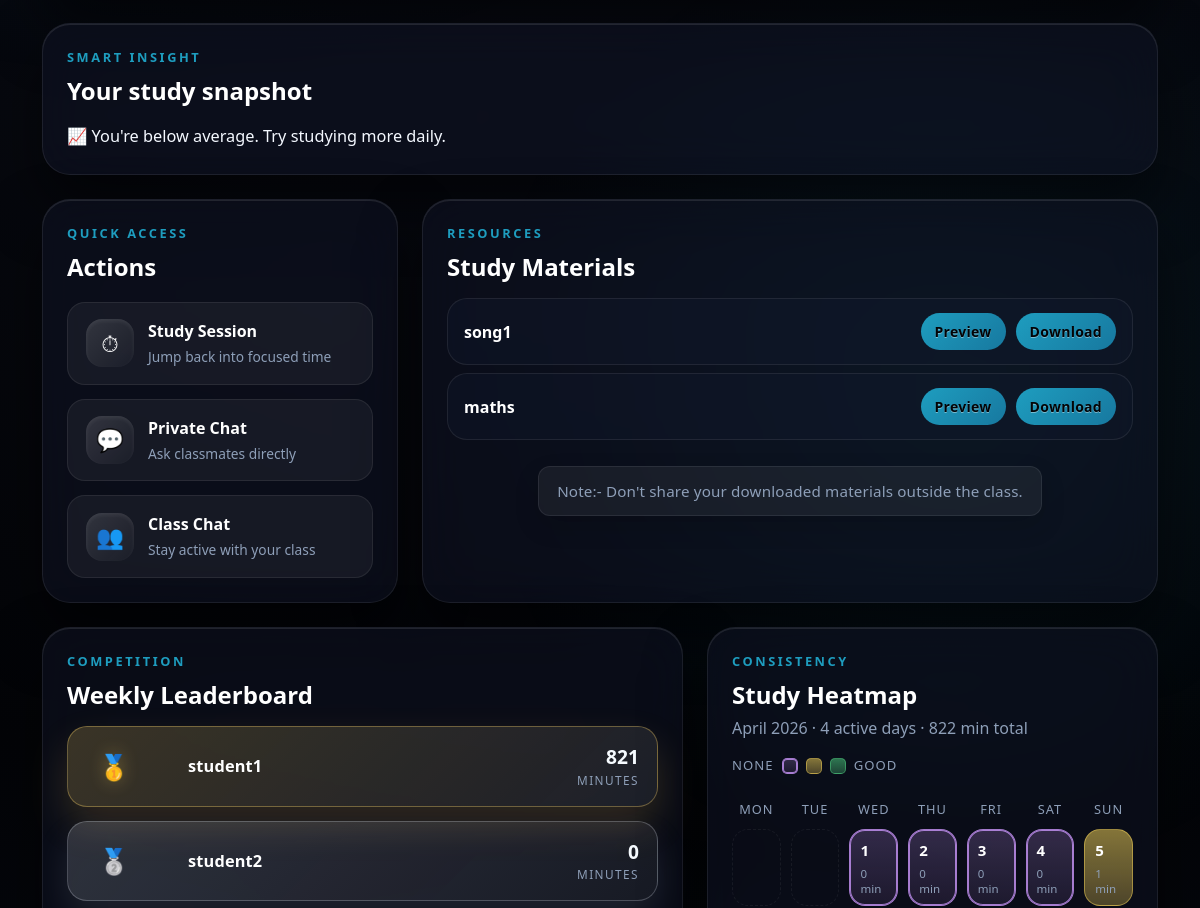
Before: /dashboard (signed in, middle part) with the older database file.
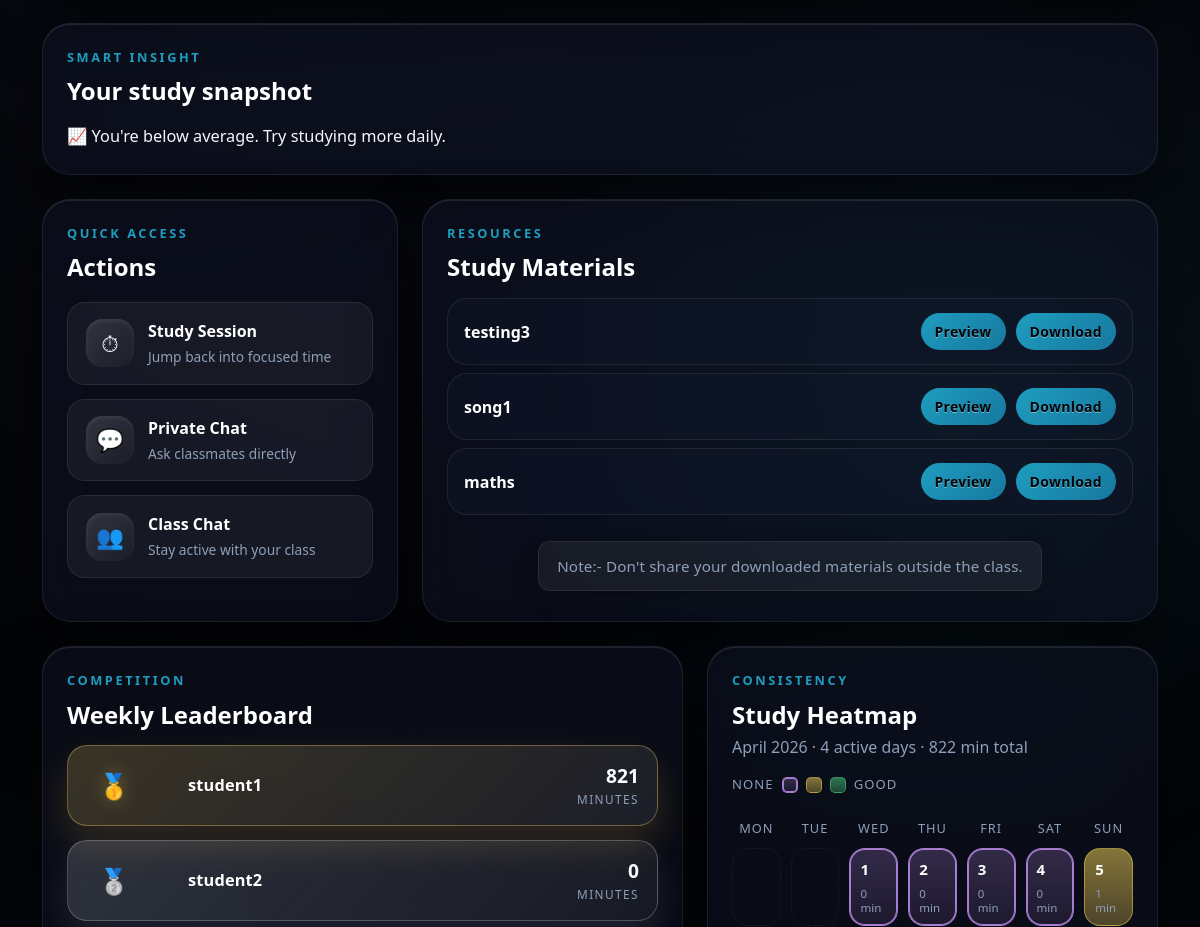
After: the same page with the newer database file.
### tables this page shows
CREATE TABLE materials (
        id INTEGER PRIMARY KEY AUTOINCREMENT,
        title TEXT,
        filename TEXT,
        class_code TEXT,
        uploaded_at DATETIME
    );

CREATE TABLE users(
        id INTEGER PRIMARY KEY AUTOINCREMENT,
        username TEXT,
        password TEXT,
        role TEXT,
        class_code TEXT
    );

### app.py (the view)
@app.route("/dashboard")
def dashboard():
    if "user_id" not in session:
        return redirect("/login")
    if session.get("role") != "student":
        return redirect("/teacher_dashboard")
    conn = get_db()
    today = datetime.now().date()
    today_minutes = conn.execute(
        """
        SELECT COALESCE(SUM(minutes),0)
        FROM study_sessions
        WHERE user_id=? AND date=?
        """,
        (session["user_id"], today)
    ).fetchone()[0]
    week_start = today - timedelta(days=today.weekday())
    leaderboard = conn.execute(
        """
        SELECT users.username,
        COALESCE(SUM(study_sessions.minutes),0) as total

        FROM users

        LEFT JOIN study_sessions
        ON users.id = study_sessions.user_id
        AND study_sessions.date >= ?

        WHERE users.class_code=? AND users.role='student'

        GROUP BY users.username

        ORDER BY total DESC
        """,
        (week_start, session["class_code"])
    ).fetchall()
    user_week = conn.execute(
        """
        SELECT COALESCE(SUM(minutes),0)
        FROM study_sessions
        WHERE user_id=? AND date>=?
        """,
        (session["user_id"], week_start)
    ).fetchone()[0]
    class_avg = conn.execute(
        """
        SELECT COALESCE(AVG(total),0) FROM (
            SELECT SUM(minutes) as total
            FROM study_sessions
            JOIN users ON users.id = study_sessions.user_id
            WHERE users.class_code=? AND date>=?
            GROUP BY users.id
        )
        """,
        (session["class_code"], week_start)
    ).fetchone()[0]
    month_heatmap = build_month_heatmap(session["user_id"], today)
    if user_week > class_avg:
        insight = "🔥 You're above class average! Great job!"
    elif user_week == 0:
        insight = "😴 You haven't studied this week. Start now!"
    else:
        insight = "📈 You're below average. Try studying more daily."
    materials = conn.execute(
        "SELECT * FROM materials WHERE class_code=? ORDER BY id DESC",
        (session["class_code"],)
        ).fetchall()
    return render_template(
        "home.html",
        today_minutes=today_minutes,
        leaderboard=leaderboard,
        insight=insight,
        materials=materials,
        month_heatmap=month_heatmap,
        )

### app.py (called while the page is built)
def get_db():
    conn = sqlite3.connect("users.db")
    conn.row_factory = sqlite3.Row
    return conn

def get_study_level(minutes):
    if minutes <= 0:
        return 0
    if minutes < 60:
        return 1
    return 2

### templates/home.html (shortened to what the changed rows need)
{% extends "base_timer.html" %} {% block title %}Dashboard{% endblock %} {% block
content %}
<div class="container mt-4 dashboard-shell">
  <div class="row g-4 align-items-stretch">
    <div class="col-lg-8">
      <div class="card p-4 glass h-100 dashboard-materials-card">
        <div class="mt-3">
          {% for m in materials %}
          <div class="list-group-item container-row material-row mb-2">
            <span class="material-name">{{ m.title }}</span>
            <div class="material-actions">
              <a
                href="/view_material/{{ m.id }}"
                target="_blank"
                class="btn btn-sm btn-primary"
              >
                Preview
              </a>
              <a
                href="/download_material/{{ m.id }}"
                class="btn btn-sm btn-success"
              >
                Download
              </a>
            </div>
          </div>
          {% else %}
          <div class="dashboard-empty-state">
            No study materials have been uploaded yet.
          </div>
          {% endfor %}
        </div>
      </div>
    </div>
    <div class="col-xl-7">
      <div class="card p-4 glass h-100 dashboard-leaderboard-card">
        <div class="leaderboard-list mt-3">
          {% for user in leaderboard %}
          <div
            class="leaderboard-card {% if loop.index == 1 %}leaderboard-card-gold{% elif loop.index == 2 %}leaderboard-card-silver{% elif loop.index == 3 %}leaderboard-card-bronze{% endif %}"
          >
            <div class="leaderboard-rank-wrap">
              <div class="leaderboard-rank">
                {% if loop.index == 1 %}🥇{% elif loop.index == 2 %}🥈{% elif loop.index == 3 %}🥉{% else %}{{ loop.index }}{% endif %}
              </div>
            </div>
            <div class="leaderboard-name-wrap">
              <div class="leaderboard-name">{{ user.username }}</div>
            </div>
            <div class="leaderboard-minutes-wrap">
              <div class="leaderboard-minutes">{{ user.total }}</div>
              <div class="leaderboard-minutes-label">minutes</div>
            </div>
          </div>
          {% endfor %}
        </div>
      </div>
    </div>
    <div class="col-xl-5">
      <div class="card p-4 glass h-100 dashboard-calendar-card">
        <div class="study-calendar-grid">
          {% for day in month_heatmap.calendar_days %}
            {% if day %}
            <div
              class="study-calendar-day lvl-{{ day.level }} {% if day.is_today %}study-calendar-day-today{% endif %}"
              title="{{ day.date }} → {{ day.minutes }} min"
            >
              <span class="study-calendar-day-number">{{ day.day_number }}</span>
              <span class="study-calendar-day-minutes">
                {% if day.minutes > 0 %}
                  {{ day.minutes }} min
                {% else %}
                  0 min
                {% endif %}
              </span>
            </div>
            {% else %}
            <div class="study-calendar-day study-calendar-day-empty" aria-hidden="true"></div>
            {% endif %}
          {% endfor %}
        </div>
      </div>
    </div>
  </div>
</div>
{% endblock %}

Changed rows visible on the page:
added materials: title "testing3"
